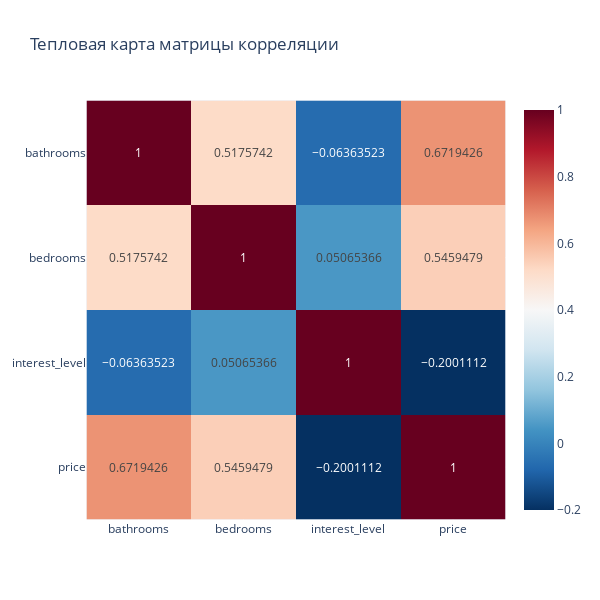

The notebook cell this image was saved under:
### Code cell
matrix_plot = px.imshow(matrix_corr, text_auto=True, color_continuous_scale='RdBu_r', title='Тепловая карта матрицы корреляции')
matrix_plot.update_layout(
    width=600,
    height=600,
)
matrix_plot.show()

### Figure 1 — Plotly figure (JSON) as saved in the notebook; plotly's stock layout.template omitted (floating-point values rounded to 4 significant figures)
{"data": [{"coloraxis": "coloraxis", "hovertemplate": "x: %{x}<br>y: %{y}<br>color: %{z}<extra></extra>", "name": "0", "texttemplate": "%{z}", "type": "heatmap", "x": ["bathrooms", "bedrooms", "interest_level", "price"], "xaxis": "x", "y": ["bathrooms", "bedrooms", "interest_level", "price"], "yaxis": "y", "z": [[1.0, 0.5176, -0.06364, 0.6719], [0.5176, 1.0, 0.05065, 0.5459], [-0.06364, 0.05065, 1.0, -0.2001], [0.6719, 0.5459, -0.2001, 1.0]]}], "layout": {"coloraxis": {"colorscale": [[0, "rgb(5,48,97)"], [0.1, "rgb(33,102,172)"], [0.2, "rgb(67,147,195)"], [0.3, "rgb(146,197,222)"], [0.4, "rgb(209,229,240)"], [0.5, "rgb(247,247,247)"], [0.6, "rgb(253,219,199)"], [0.7, "rgb(244,165,130)"], [0.8, "rgb(214,96,77)"], [0.9, "rgb(178,24,43)"], [1, "rgb(103,0,31)"]]}, "height": 600, "title": {"text": "Тепловая карта матрицы корреляции"}, "width": 600, "xaxis": {"anchor": "y", "constrain": "domain", "domain": [0, 1], "scaleanchor": "y"}, "yaxis": {"anchor": "x", "autorange": "reversed", "constrain": "domain", "domain": [0, 1]}}}
